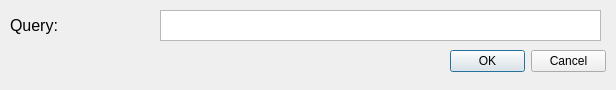
<?xml version="1.0" encoding="UTF-8"?>
<ui version="4.0">
 <class>Form</class>
 <widget class="QWidget" name="Form">
  <property name="geometry">
   <rect>
    <x>0</x>
    <y>0</y>
    <width>616</width>
    <height>90</height>
   </rect>
  </property>
  <property name="windowTitle">
   <string>Form</string>
  </property>
  <widget class="QPlainTextEdit" name="query_table">
   <property name="enabled">
    <bool>true</bool>
   </property>
   <property name="geometry">
    <rect>
     <x>160</x>
     <y>10</y>
     <width>441</width>
     <height>31</height>
    </rect>
   </property>
   <property name="font">
    <font>
     <pointsize>12</pointsize>
    </font>
   </property>
   <property name="horizontalScrollBarPolicy">
    <enum>Qt::ScrollBarAlwaysOff</enum>
   </property>
   <property name="plainText">
    <string/>
   </property>
   <property name="placeholderText">
    <string/>
   </property>
  </widget>
  <widget class="QLabel" name="label_3">
   <property name="geometry">
    <rect>
     <x>10</x>
     <y>10</y>
     <width>121</width>
     <height>31</height>
    </rect>
   </property>
   <property name="font">
    <font>
     <pointsize>12</pointsize>
    </font>
   </property>
   <property name="text">
    <string>Query:</string>
   </property>
  </widget>
  <widget class="QDialogButtonBox" name="OkCancelButton">
   <property name="geometry">
    <rect>
     <x>450</x>
     <y>50</y>
     <width>156</width>
     <height>23</height>
    </rect>
   </property>
   <property name="standardButtons">
    <set>QDialogButtonBox::Cancel|QDialogButtonBox::Ok</set>
   </property>
  </widget>
 </widget>
 <resources/>
 <connections/>
</ui>
